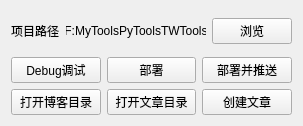
<?xml version="1.0" encoding="UTF-8"?>
<ui version="4.0">
 <class>MainWidget</class>
 <widget class="QWidget" name="MainWidget">
  <property name="windowModality">
   <enum>Qt::WindowModal</enum>
  </property>
  <property name="enabled">
   <bool>true</bool>
  </property>
  <property name="geometry">
   <rect>
    <x>0</x>
    <y>0</y>
    <width>293</width>
    <height>118</height>
   </rect>
  </property>
  <property name="sizePolicy">
   <sizepolicy hsizetype="Preferred" vsizetype="Preferred">
    <horstretch>0</horstretch>
    <verstretch>0</verstretch>
   </sizepolicy>
  </property>
  <property name="minimumSize">
   <size>
    <width>0</width>
    <height>0</height>
   </size>
  </property>
  <property name="maximumSize">
   <size>
    <width>16777215</width>
    <height>16777215</height>
   </size>
  </property>
  <property name="sizeIncrement">
   <size>
    <width>0</width>
    <height>0</height>
   </size>
  </property>
  <property name="baseSize">
   <size>
    <width>0</width>
    <height>0</height>
   </size>
  </property>
  <property name="windowTitle">
   <string>工具</string>
  </property>
  <layout class="QGridLayout" name="gridLayout">
   <item row="0" column="0">
    <widget class="QLabel" name="BlogLabel">
     <property name="text">
      <string>项目路径</string>
     </property>
    </widget>
   </item>
   <item row="0" column="1">
    <widget class="QLabel" name="BlogPath">
     <property name="minimumSize">
      <size>
       <width>140</width>
       <height>40</height>
      </size>
     </property>
     <property name="maximumSize">
      <size>
       <width>140</width>
       <height>16777215</height>
      </size>
     </property>
     <property name="font">
      <font>
       <pointsize>9</pointsize>
      </font>
     </property>
     <property name="autoFillBackground">
      <bool>false</bool>
     </property>
     <property name="text">
      <string>F:MyToolsPyToolsTWTools</string>
     </property>
     <property name="scaledContents">
      <bool>true</bool>
     </property>
     <property name="alignment">
      <set>Qt::AlignCenter</set>
     </property>
     <property name="wordWrap">
      <bool>true</bool>
     </property>
    </widget>
   </item>
   <item row="0" column="2">
    <widget class="QPushButton" name="BlogPathSearchBtn">
     <property name="text">
      <string>浏览</string>
     </property>
    </widget>
   </item>
   <item row="1" column="0" colspan="3">
    <layout class="QGridLayout" name="BtnsLayout">
     <item row="0" column="1">
      <widget class="QPushButton" name="DeployBtn">
       <property name="font">
        <font>
         <stylestrategy>PreferDefault</stylestrategy>
        </font>
       </property>
       <property name="text">
        <string>部署</string>
       </property>
      </widget>
     </item>
     <item row="1" column="1">
      <widget class="QPushButton" name="OpenPostPathBtn">
       <property name="font">
        <font>
         <stylestrategy>PreferDefault</stylestrategy>
        </font>
       </property>
       <property name="text">
        <string>打开文章目录</string>
       </property>
      </widget>
     </item>
     <item row="1" column="0">
      <widget class="QPushButton" name="OpenBlogPathBtn">
       <property name="font">
        <font>
         <stylestrategy>PreferDefault</stylestrategy>
        </font>
       </property>
       <property name="text">
        <string>打开博客目录</string>
       </property>
      </widget>
     </item>
     <item row="0" column="2">
      <widget class="QPushButton" name="DeployPushBtn">
       <property name="font">
        <font>
         <stylestrategy>PreferDefault</stylestrategy>
        </font>
       </property>
       <property name="text">
        <string>部署并推送</string>
       </property>
      </widget>
     </item>
     <item row="0" column="0">
      <widget class="QPushButton" name="DebugBtn">
       <property name="enabled">
        <bool>true</bool>
       </property>
       <property name="font">
        <font>
         <stylestrategy>PreferDefault</stylestrategy>
        </font>
       </property>
       <property name="text">
        <string>Debug调试</string>
       </property>
      </widget>
     </item>
     <item row="1" column="2">
      <widget class="QPushButton" name="CreatPostBtn">
       <property name="font">
        <font>
         <stylestrategy>PreferDefault</stylestrategy>
        </font>
       </property>
       <property name="text">
        <string>创建文章</string>
       </property>
      </widget>
     </item>
    </layout>
   </item>
  </layout>
 </widget>
 <resources/>
 <connections/>
</ui>
